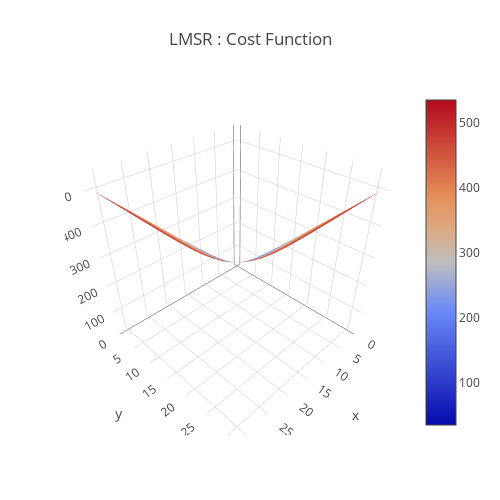

Notebook code cell kept with this figure:
### Code cell
b = 50
data = [
    go.Surface(
        z=LMSR(x,y,b)
    )
]
layout = go.Layout(
    title='LMSR : Cost Function',
    autosize=False,
    width=500,
    height=500,
    margin=dict(
        l=65,
        r=50,
        b=65,
        t=90
    )
)
fig = go.Figure(data=data, layout=layout)
URL = plotly.offline.iplot(fig, filename='Costfunction-3d-surface.html')

### Figure 1 — Plotly figure (JSON) as saved in the notebook; plotly's stock layout.template omitted (floating-point values rounded to 4 significant figures; data arrays with more than 128 entries replaced by an {"elided": "..."} marker saying what was removed)
{"data": [{"type": "surface", "uid": "f64cb1c8-279b-45ed-ae94-dd9d552d88b6", "z": {"elided": "32x32 float values"}}], "layout": {"autosize": false, "height": 500, "margin": {"b": 65, "l": 65, "r": 50, "t": 90}, "title": {"text": "LMSR : Cost Function"}, "width": 500}}
